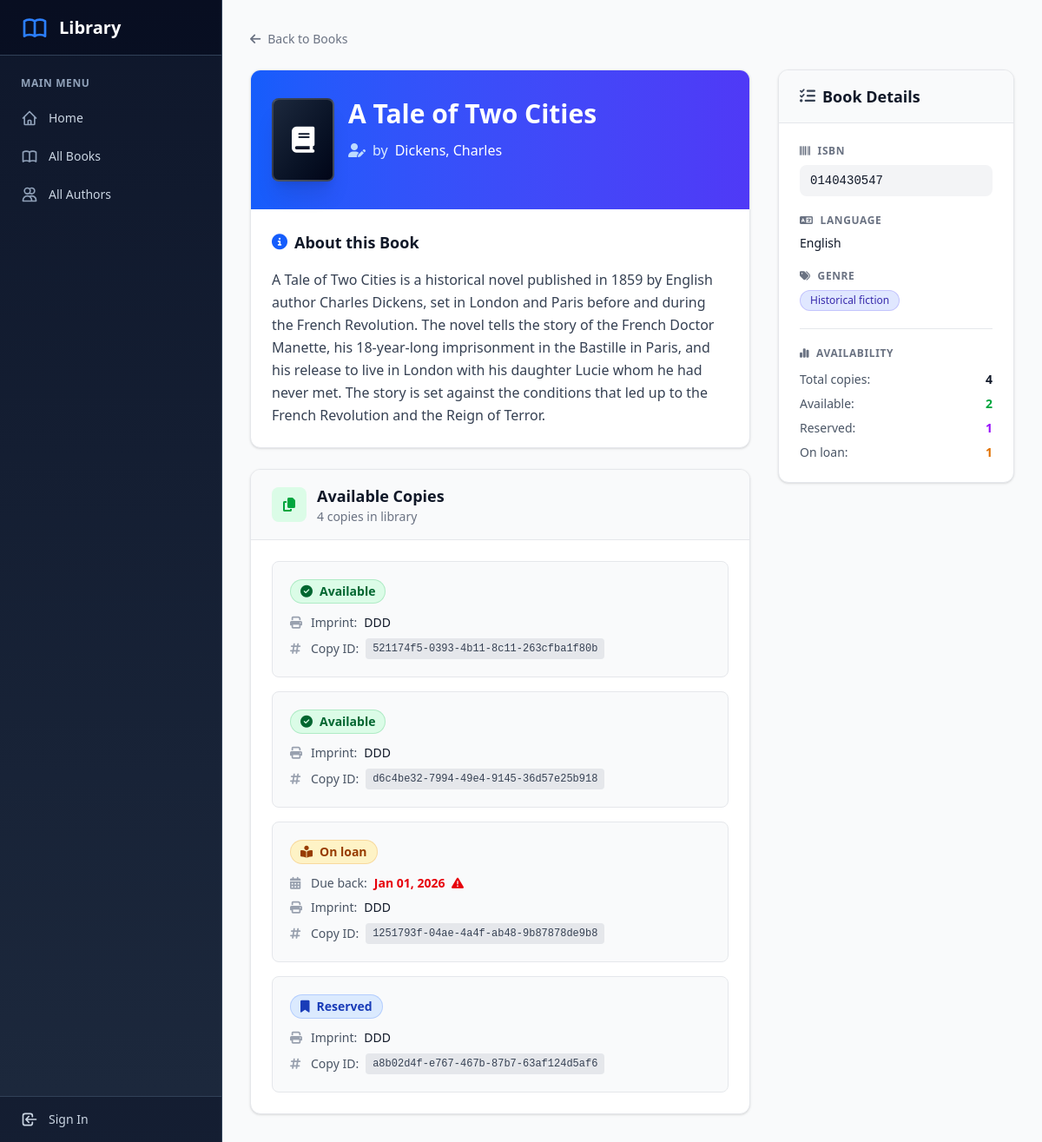
The app's page /catalog/books/1/ with its own data.
### catalog/models.py (models this page shows, shortened)
class Book(models.Model):
    title = models.CharField(max_length=200)
    author = models.ForeignKey(Author, on_delete=models.RESTRICT, null=True)
    language = models.ForeignKey(Language, on_delete=models.SET_NULL, null=True)
    summary = models.TextField(max_length=1000, help_text="Enter a brief description")
    isbn = models.CharField(
        "ISBN",
        max_length=13,
        unique=True,
        help_text='13 Character <a href="https://www.isbn-international.org/content/what-isbn'
        '">ISBN number</a>',
    )
    genre = models.ManyToManyField(Genre, help_text="Select a genre for this book")
    def display_genre(self):
        """Create a string for the Genre. This is required to display genre in Admin."""
        return ', '.join(genre.name for genre in self.genre.all()[:3])
    display_genre.short_description = 'Genre' # type: ignore

class Author(models.Model):
    first_name = models.CharField(max_length=100)
    last_name = models.CharField(max_length=100)
    date_of_birth = models.DateField(null=True, blank=True)
    date_of_death = models.DateField("Died", null=True, blank=True)
    class Meta:
        ordering = ["last_name", "first_name"]
    def get_absolute_url(self):
        return reverse("author-detail", args=[str(self.id)])  # type: ignore
    def __str__(self):
        return f"{self.last_name}, {self.first_name}"

class BookInstance(models.Model):
    id = models.UUIDField(
        primary_key=True,
        default=uuid.uuid4,
        help_text="Unique ID for this book in the library",
    )
    book = models.ForeignKey(Book, on_delete=models.RESTRICT, null=True)
    imprint = models.CharField(max_length=200)
    due_back = models.DateField(null=True, blank=True)
    borrower = models.ForeignKey(settings.AUTH_USER_MODEL, on_delete=models.SET_NULL, null=True, blank=True)
    LOAN_STATUS = (
        ("m", "Maintenance"),
        ("o", "On loan"),
        ("a", "Available"),
        ("r", "Reserved"),
    )
    status = models.CharField(
        max_length=1,
        choices=LOAN_STATUS,
        blank=True,
        default="m",
        help_text="Book availability",
    )
    class Meta:
        ordering = ["book", "status", "due_back"]
        permissions = (("can_mark_returned", "Set book as returned"),)
    @property
    def is_overdue(self):
        if self.due_back and date.today() > self.due_back:
            return True
        return False

class Language(models.Model):
    name = models.CharField(
        max_length=200, unique=True, help_text="Enter the book's language"
    )
    def __str__(self):
        return self.name
    class Meta:
        constraints = [
            UniqueConstraint(
                Lower("name"),
                name="language_name_case_insensitive_unique",
                violation_error_message="Language already exists (case insensitive match)",
            ),
        ]

class Genre(models.Model):
    name = models.CharField(max_length=200, unique=True, help_text="Enter a book genre")
    class Meta:
        constraints = [
            UniqueConstraint(
                Lower("name"),
                name="genre_name_case_insensitive_unique",
                violation_error_message="Genre already exists (case insensitive match)",
            )
        ]

### catalog/views.py (the view)
# urls.py: path('books/<int:pk>/', views.BookDetailView.as_view(), name='book-details'),
class BookDetailView(generic.DetailView):
    model = Book
    def get_context_data(self, **kwargs):
        context = super().get_context_data(**kwargs)
        book = self.object  # type: ignore
        total_copies = book.bookinstance_set.count()
        available_copies = book.bookinstance_set.filter(status="a").count()
        on_loan_copies = book.bookinstance_set.filter(status="o").count()
        reserved_copies = book.bookinstance_set.filter(status="r").count()
        context["total_copies"] = total_copies
        context["available_copies"] = available_copies
        context["on_loan_copies"] = on_loan_copies
        context["reserved_copies"] = reserved_copies
        return context

### catalog/templates/catalog/book_detail.html (shortened to what this page needs)
{% extends "base_generic.html" %}
{% block content %}
<div class="px-4 sm:px-6 lg:px-8 py-8">
  <div class="mb-6">
    <a href="{% url 'books' %}"
       class="inline-flex items-center text-sm font-medium text-gray-500 hover:text-gray-700 transition-colors">
      <i class="fa-solid fa-arrow-left mr-2"></i>
      Back to Books
    </a>
  </div>
  <div class="grid grid-cols-1 lg:grid-cols-3 gap-8">
    <div class="lg:col-span-2 space-y-6">
      <div class="bg-white shadow-sm rounded-xl border border-gray-200 overflow-hidden">
        <div class="bg-gradient-to-r from-blue-600 to-indigo-600 px-6 py-8">
          <div class="flex items-start space-x-4">
            <div class="flex-shrink-0">
              <div class="h-24 w-18 bg-gradient-to-br from-slate-800 to-slate-950 rounded-lg shadow-xl flex items-center justify-center border-2 border-white/20">
                <i class="fa-solid fa-book text-3xl text-white"></i>
              </div>
            </div>
            <div class="flex-1 min-w-0">
              <h1 class="text-3xl font-bold text-white mb-3">
                {{ book.title }}
              </h1>
              <div class="flex items-center space-x-2">
                <i class="fa-solid fa-user-pen text-blue-200"></i>
                <span class="text-blue-100">by</span>
                <a href="{{ book.author.get_absolute_url }}"
                   class="text-white font-medium hover:text-blue-100 hover:underline transition-colors">
                  {{ book.author }}
                </a>
              </div>
            </div>
          </div>
        </div>
        <div class="px-6 py-6">
          <h2 class="text-lg font-semibold text-gray-900 mb-4 flex items-center">
            <i class="fa-solid fa-circle-info text-blue-600 mr-2"></i>
            About this Book
          </h2>
          <p class="text-gray-700 leading-relaxed">
            {{ book.summary }}
          </p>
        </div>
      </div>
      <div class="bg-white shadow-sm rounded-xl border border-gray-200 overflow-hidden">
        <div class="border-b border-gray-200 bg-gray-50 px-6 py-4">
          <div class="flex items-center justify-between">
            <div class="flex items-center space-x-3">
              <div class="flex-shrink-0">
                <div class="h-10 w-10 rounded-lg bg-green-100 flex items-center justify-center">
                  <i class="fa-solid fa-copy text-green-600"></i>
                </div>
              </div>
              <div>
                <h2 class="text-lg font-semibold text-gray-900">Available Copies</h2>
                <p class="text-sm text-gray-500">{{ book.bookinstance_set.all.count }} cop{{ book.bookinstance_set.all.count|pluralize:"y,ies" }} in library</p>
              </div>
            </div>
          </div>
        </div>
        <div class="px-6 py-6">
          {% if book.bookinstance_set.all %}
            <div class="space-y-4">
              {% for copy in book.bookinstance_set.all %}
              <div class="bg-gray-50 rounded-lg p-5 border border-gray-200 hover:border-gray-300 transition-colors">
                <div class="flex items-start justify-between">
                  <div class="flex-1">
                    <div class="mb-3">
                      {% if copy.status == 'a' %}
                        <span class="inline-flex items-center px-3 py-1 rounded-full text-sm font-semibold bg-green-100 text-green-800 ring-1 ring-inset ring-green-600/20">
                          <i class="fa-solid fa-circle-check mr-2"></i>
                          {{ copy.get_status_display }}
                        </span>
                      {% elif copy.status == 'm' %}
                        <span class="inline-flex items-center px-3 py-1 rounded-full text-sm font-semibold bg-red-100 text-red-800 ring-1 ring-inset ring-red-600/20">
                          <i class="fa-solid fa-wrench mr-2"></i>
                          {{ copy.get_status_display }}
                        </span>
                      {% elif copy.status == 'o' %}
                        <span class="inline-flex items-center px-3 py-1 rounded-full text-sm font-semibold bg-amber-100 text-amber-800 ring-1 ring-inset ring-amber-600/20">
                          <i class="fa-solid fa-book-open-reader mr-2"></i>
                          {{ copy.get_status_display }}
                        </span>
                      {% else %}
                        <span class="inline-flex items-center px-3 py-1 rounded-full text-sm font-semibold bg-blue-100 text-blue-800 ring-1 ring-inset ring-blue-600/20">
                          <i class="fa-solid fa-bookmark mr-2"></i>
                          {{ copy.get_status_display }}
                        </span>
                      {% endif %}
                    </div>
                    <div class="space-y-2">
                      {% if copy.status != 'a' and copy.due_back %}
                      <div class="flex items-center text-sm">
                        <i class="fa-solid fa-calendar-days text-gray-400 mr-2 w-4"></i>
                        <span class="text-gray-600 font-medium mr-2">Due back:</span>
                        <span class="text-gray-900 {% if copy.is_overdue %}text-red-600 font-semibold{% endif %}">
                          {{ copy.due_back|date:"M d, Y" }}
                          {% if copy.is_overdue %}
                            <i class="fa-solid fa-triangle-exclamation ml-1 text-red-600"></i>
                          {% endif %}
                        </span>
                      </div>
                      {% endif %}
                      <div class="flex items-center text-sm">
                        <i class="fa-solid fa-print text-gray-400 mr-2 w-4"></i>
                        <span class="text-gray-600 font-medium mr-2">Imprint:</span>
                        <span class="text-gray-900">{{ copy.imprint }}</span>
                      </div>
                      <div class="flex items-center text-sm">
                        <i class="fa-solid fa-hashtag text-gray-400 mr-2 w-4"></i>
                        <span class="text-gray-600 font-medium mr-2">Copy ID:</span>
                        <code class="text-xs bg-gray-200 px-2 py-1 rounded text-gray-700 font-mono">{{ copy.id }}</code>
                      </div>
                    </div>
                  </div>
                </div>
              </div>
              {% endfor %}
            </div>
          {% endif %}
        </div>
      </div>
    </div>
    <div class="lg:col-span-1">
      <div class="bg-white shadow-sm rounded-xl border border-gray-200 overflow-hidden sticky top-8">
        <div class="border-b border-gray-200 bg-gray-50 px-6 py-4">
          <h2 class="text-lg font-semibold text-gray-900 flex items-center">
            <i class="fa-solid fa-list-check text-gray-700 mr-2"></i>
            Book Details
          </h2>
        </div>
        <div class="px-6 py-6 space-y-5">
          <div>
            <div class="flex items-center text-xs font-semibold text-gray-500 uppercase tracking-wider mb-2">
              <i class="fa-solid fa-barcode mr-2"></i>
              ISBN
            </div>
            <code class="text-sm bg-gray-100 px-3 py-2 rounded-lg text-gray-900 font-mono block">{{ book.isbn }}</code>
          </div>
          <div>
            <div class="flex items-center text-xs font-semibold text-gray-500 uppercase tracking-wider mb-2">
              <i class="fa-solid fa-language mr-2"></i>
              Language
            </div>
            <p class="text-sm font-medium text-gray-900">{{ book.language }}</p>
          </div>
          <div>
            <div class="flex items-center text-xs font-semibold text-gray-500 uppercase tracking-wider mb-2">
              <i class="fa-solid fa-tags mr-2"></i>
              Genre{{ book.genre.all|pluralize }}
            </div>
            <div class="flex flex-wrap gap-2">
              {% for genre in book.genre.all %}
                <span class="inline-flex items-center px-3 py-1 rounded-full text-xs font-medium bg-indigo-100 text-indigo-800 ring-1 ring-inset ring-indigo-600/20">
                  {{ genre.name }}
                </span>
              {% empty %}
                <span class="text-sm text-gray-500 italic">No genres specified</span>
              {% endfor %}
            </div>
          </div>
          <div class="pt-5 border-t border-gray-200">
            <div class="flex items-center text-xs font-semibold text-gray-500 uppercase tracking-wider mb-3">
              <i class="fa-solid fa-chart-simple mr-2"></i>
              Availability
            </div>
            <div class="space-y-2">
              <div class="flex items-center justify-between text-sm">
                <span class="text-gray-600">Total copies:</span>
                <span class="font-semibold text-gray-900">
                  {{ total_copies }}
                </span>
              </div>
              <div class="flex items-center justify-between text-sm">
                <span class="text-gray-600">Available:</span>
                <span class="font-semibold text-green-600">
                  {{ available_copies }}
                </span>
              </div>
              <div class="flex items-center justify-between text-sm">
                <span class="text-gray-600">Reserved:</span>
                <span class="font-semibold text-purple-600">
                  {{ reserved_copies }}
                </span>
              </div>
              <div class="flex items-center justify-between text-sm">
                <span class="text-gray-600">On loan:</span>
                <span class="font-semibold text-amber-600">
                  {{ on_loan_copies }}
                </span>
              </div>
            </div>
          </div>
          </div>
        </div>
      </div>
    </div>
  </div>
</div>
{% endblock %}

### records on screen
Book: title "A Tale of Two Cities", author "Dickens, Charles", summary "A Tale of Two Cities is a historical novel published in 1859 by English author Charles Dickens, set in London and Paris before and during the French Revolution. The novel tells the story of the French Doctor Manette, his 18-year-long imprisonment in the Bastille in Paris, and his release to live in London with his daughter Lucie whom he had never met. The story is set against the conditions that led up to the French Revolution and the Reign of Terror.", bookinstance_set.all.count "4", isbn "0140430547", language "English"
BookInstance: status "Available", imprint "DDD", id "521174f5-0393-4b11-8c11-263cfba1f80b"
BookInstance: status "Available", imprint "DDD", id "d6c4be32-7994-49e4-9145-36d57e25b918"
BookInstance: status "On loan", due_back "Jan 01, 2026", imprint "DDD", id "1251793f-04ae-4a4f-ab48-9b87878de9b8"
BookInstance: status "Reserved", imprint "DDD", id "a8b02d4f-e767-467b-87b7-63af124d5af6"
Genre: name "Historical fiction"

### other values on screen
{{ total_copies }} "4"
{{ available_copies }} "2"
{{ reserved_copies }} "1"
{{ on_loan_copies }} "1"
